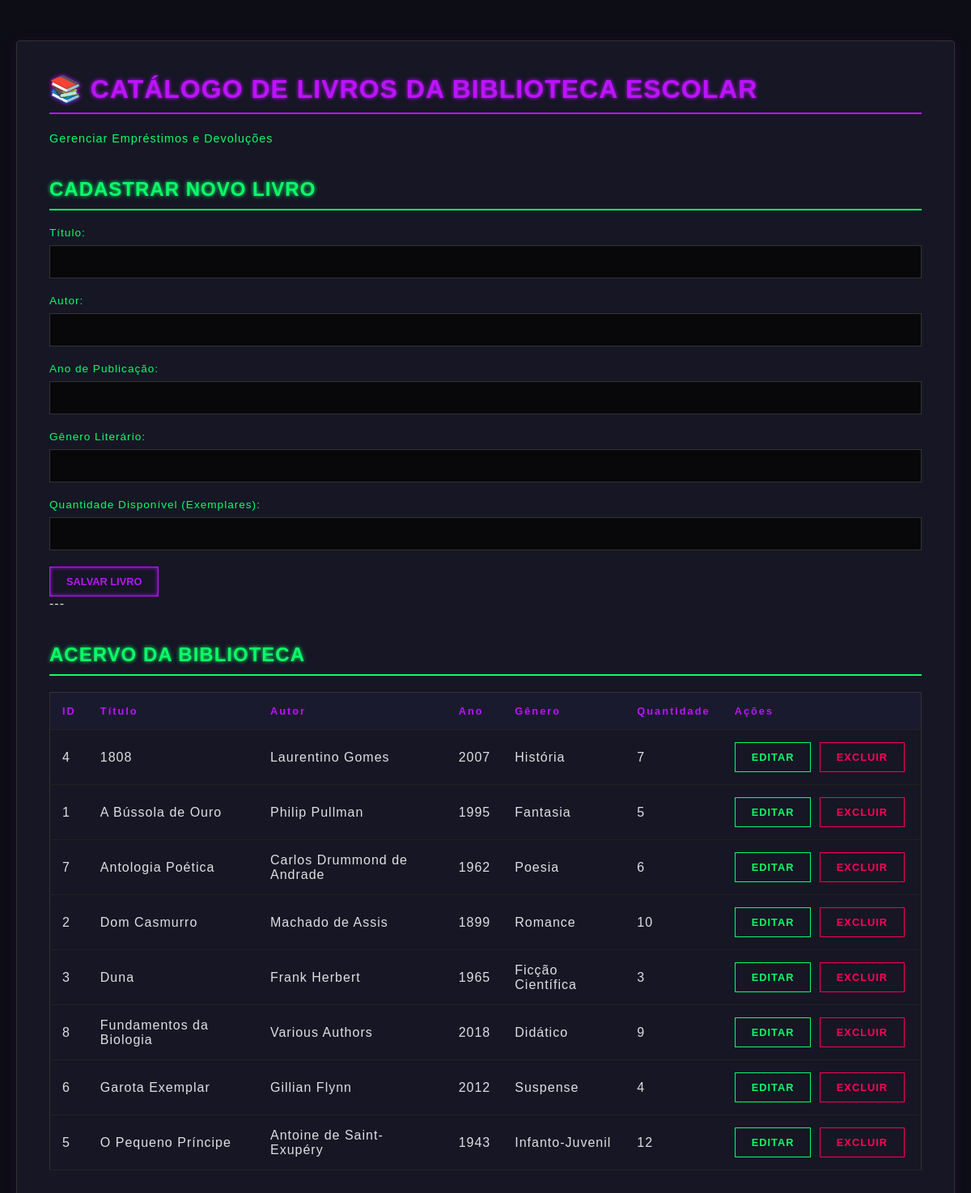
The page / on the database its author committed.
### tables this page shows
CREATE TABLE IF NOT EXISTS livros (
    id INT AUTO_INCREMENT PRIMARY KEY,
    titulo VARCHAR(200) NOT NULL,
    autor VARCHAR(150) NOT NULL,
    ano INT NOT NULL,
    genero VARCHAR(100) NOT NULL,
    quantidade INT NOT NULL
);

### controller/LivroController.php (called while the page is built, shortened)
<?php
require_once __DIR__ . '/../Model/Livro.php';
require_once __DIR__ . '/../Model/LivroDAO.php';
class LivroController {
    private $livroDAO;
    public function __construct() {
        $this->livroDAO = new LivroDAO();
    }
    public function index() {
        $livros = $this->livroDAO->lerLivros();
        require_once __DIR__ . '/../View/livros.php';
    }
}

### config/conexao.php (called while the page is built, shortened)
<?php
class Conexao {
    private static $instance;
    public static function getConexao() {
        if (!isset(self::$instance)) {
            try {
                $dsn = 'mysql:host=' . self::HOST . ';dbname=' . self::DB_NAME . ';charset=utf8';
                self::$instance = new PDO($dsn, self::USER, self::PASS, [
                    PDO::ATTR_ERRMODE => PDO::ERRMODE_EXCEPTION,
                    PDO::ATTR_DEFAULT_FETCH_MODE => PDO::FETCH_ASSOC
                ]);
            } catch (PDOException $e) {
                die("Erro de Conexão: " . $e->getMessage());
            }
        }
        return self::$instance;
    }
}

### model/LivroDAO.php (called while the page is built, shortened)
<?php
require_once __DIR__ . '/../config/Conexao.php';
require_once 'Livro.php';
class LivroDAO {
    private $conexao;
    public function __construct() {
        $this->conexao = Conexao::getConexao();
    }
    public function lerLivros() {
        $sql = "SELECT id, titulo, autor, ano, genero, quantidade FROM livros ORDER BY titulo ASC";
        $stmt = $this->conexao->query($sql);
        $resultados = $stmt->fetchAll(PDO::FETCH_ASSOC);
        $livros = [];
        foreach ($resultados as $row) {
            $livro = new Livro();
            $livro->setId($row['id']);
            $livro->setTitulo($row['titulo']);
            $livro->setAutor($row['autor']);
            $livro->setAno($row['ano']);
            $livro->setGenero($row['genero']);
            $livro->setQuantidade($row['quantidade']);
            $livros[] = $livro;
        }
        return $livros;
    }
}

### model/Livro.php (called while the page is built)
<?php
class Livro {
    private $id;
    private $titulo;
    private $autor;
    private $ano;
    private $genero;
    private $quantidade;
    public function getId() { return $this->id; }
    public function setId($id) { $this->id = $id; }
    public function getTitulo() { return $this->titulo; }
    public function setTitulo($titulo) { $this->titulo = $titulo; }
    public function getAutor() { return $this->autor; }
    public function setAutor($autor) { $this->autor = $autor; }
    public function getAno() { return $this->ano; }
    public function setAno($ano) { $this->ano = $ano; }
    public function getGenero() { return $this->genero; }
    public function setGenero($genero) { $this->genero = $genero; }
    public function getQuantidade() { return $this->quantidade; }
    public function setQuantidade($quantidade) { $this->quantidade = $quantidade; }
}

### view/livros.php (the view, shortened to what this page needs)
<!DOCTYPE html>
<html lang="pt-BR">
<head>
    <link rel="stylesheet" href="assets/styleB.css"> </head>
<body>
    <div class="container">
        <h1>📚 Catálogo de Livros da Biblioteca Escolar</h1>
        <p><a href="index.php?controller=emprestimo">Gerenciar Empréstimos e Devoluções</a></p>
        <?php
        $livroEdicao = isset($_SESSION['livro_edicao']) ? $_SESSION['livro_edicao'] : null;
        $acao = $livroEdicao ? 'atualizar' : 'salvar';
        $tituloForm = $livroEdicao ? 'Editar Livro' : 'Cadastrar Novo Livro';
        ?>
        <h2><?= $tituloForm ?></h2>
        <form method="POST" action="index.php?controller=livro&action=<?= $acao ?>">
            <div class="form-group">
                <label for="titulo">Título:</label>
                <input type="text" id="titulo" name="titulo" required
                       value="<?= $livroEdicao ? htmlspecialchars($livroEdicao['titulo']) : '' ?>">
            </div>
            <div class="form-group">
                <label for="autor">Autor:</label>
                <input type="text" id="autor" name="autor" required
                       value="<?= $livroEdicao ? htmlspecialchars($livroEdicao['autor']) : '' ?>">
            </div>
            <div class="form-group">
                <label for="ano">Ano de Publicação:</label>
                <input type="number" id="ano" name="ano" required min="1000" max="<?= date('Y') + 1 ?>"
                       value="<?= $livroEdicao ? htmlspecialchars($livroEdicao['ano']) : '' ?>">
            </div>
            <div class="form-group">
                <label for="genero">Gênero Literário:</label>
                <input type="text" id="genero" name="genero" required
                       value="<?= $livroEdicao ? htmlspecialchars($livroEdicao['genero']) : '' ?>">
            </div>
            <div class="form-group">
                <label for="quantidade">Quantidade Disponível (Exemplares):</label>
                <input type="number" id="quantidade" name="quantidade" required min="1"
                       value="<?= $livroEdicao ? htmlspecialchars($livroEdicao['quantidade']) : '' ?>">
            </div>
            <div class="form-actions">
                <button type="submit" class="btn-salvar">Salvar Livro</button>
            </div>
        </form>
        ---
        <h2>Acervo da Biblioteca</h2>
        <table>
            <thead>
                <tr>
                    <th>ID</th>
                    <th>Título</th>
                    <th>Autor</th>
                    <th>Ano</th>
                    <th>Gênero</th>
                    <th>Quantidade</th>
                    <th>Ações</th>
                </tr>
            </thead>
            <tbody>
                <?php if (empty($livros)):  ?>
                    <tr>
                        <td colspan="7">Nenhum livro cadastrado.</td>
                    </tr>
                <?php else: ?>
                    <?php
                    foreach ($livros as $livro):  ?>
                        <tr>
                            <td><?= htmlspecialchars($livro->getId()) ?></td>
                            <td><?= htmlspecialchars($livro->getTitulo()) ?></td>
                            <td><?= htmlspecialchars($livro->getAutor()) ?></td>
                            <td><?= htmlspecialchars($livro->getAno()) ?></td>
                            <td><?= htmlspecialchars($livro->getGenero()) ?></td>
                            <td><?= htmlspecialchars($livro->getQuantidade()) ?></td>
                            <td>
                                <a href="index.php?controller=livro&action=editar&id=<?= $livro->getId() ?>" class="btn-editar">Editar</a>
                                <a href="index.php?controller=livro&action=excluir&id=<?= $livro->getId() ?>"
                                   class="btn-excluir"
                                   onclick="return confirm('ATENÇÃO: A exclusão é permanente! Tem certeza que deseja excluir o livro: <?= htmlspecialchars($livro->getTitulo()) ?>?')">
                                   Excluir
                                </a>
                            </td>
                        </tr>
                    <?php endforeach; ?>
                <?php endif; ?>
            </tbody>
        </table>
    </div>
</body>
</html>

### index.php (shortened to what this page needs)
<?php
require_once 'Controller/LivroController.php';
$controllerName = $_GET['controller'] ?? 'livro';
$action = $_GET['action'] ?? 'index';
try {
    if ($controllerName === 'livro') {
        $controller = new LivroController();
        switch ($action) {
            case 'index': $controller->index(); break;
        }
    } else {
        header('Location: index.php?controller=livro');
        exit;
    }
} catch (Exception $e) {
    $_SESSION['feedback'] = "Erro Crítico no Sistema: " . $e->getMessage();
    header('Location: index.php?controller=' . $controllerName);
    exit;
}

### assets/styleB.css (style rules this page uses)
:root { --bg-dark: #0d0d15; --panel-bg: #161625; --neon-purple: #bc13fe; --neon-green: #0aff68; --text-main: #e0e0e0; --text-dim: #a0a0a0; --danger: #ff0055; }
body { background-color: var(--bg-dark); color: var(--text-main); font-family: 'Orbitron', sans-serif; margin: 0; padding: 20px; letter-spacing: 1px; }
a { color: var(--neon-green); text-decoration: none; transition: all 0.3s; font-size: 0.9rem; }
.container { max-width: 1200px; margin: 30px auto; background-color: var(--panel-bg); padding: 40px; border: 1px solid #333; border-radius: 4px; box-shadow: 0 0 15px rgba(188, 19, 254, 0.1); }
h1, h2 { color: var(--neon-purple); text-transform: uppercase; border-bottom: 2px solid var(--neon-purple); padding-bottom: 10px; margin-top: 0; text-shadow: 0 0 5px var(--neon-purple); }
h2 { font-size: 1.5rem; margin-top: 40px; color: var(--neon-green); border-color: var(--neon-green); text-shadow: 0 0 5px var(--neon-green); }
.form-group { margin-bottom: 20px; }
.form-group label { display: block; color: var(--neon-green); margin-bottom: 8px; font-size: 0.85rem; }
input[type="text"], input[type="number"], input[type="date"], select { width: 100%; padding: 12px; background: #08080a; border: 1px solid #333; color: #fff; font-family: 'Orbitron', sans-serif; box-sizing: border-box; }
button, .btn-salvar, .btn-editar, .btn-excluir, .btn-cancelar, .btn-devolver { display: inline-block; padding: 10px 20px; border: 1px solid transparent; cursor: pointer; font-family: 'Orbitron', sans-serif; font-weight: bold; text-transform: uppercase; font-size: 0.8rem; transition: 0.3s; text-align: center; margin-right: 5px; text-decoration: none; }
.btn-salvar { background: transparent; border-color: var(--neon-purple); color: var(--neon-purple); box-shadow: 0 0 5px var(--neon-purple) inset; }
.btn-editar { background: transparent; border-color: var(--neon-green); color: var(--neon-green); }
.btn-excluir { background: transparent; border-color: var(--danger); color: var(--danger); }
table { width: 100%; border-collapse: collapse; margin-top: 20px; border: 1px solid #333; }
th, td { padding: 15px; text-align: left; border-bottom: 1px solid #222; }
th { background-color: #1a1a2e; color: var(--neon-purple); font-size: 0.8rem; letter-spacing: 2px; }
table td:last-child { white-space: nowrap; width: 1%; }

### rows shown on the page
livros: id "4", titulo "1808", autor "Laurentino Gomes", ano "2007", genero "História", quantidade "7"
livros: id "1", titulo "A Bússola de Ouro", autor "Philip Pullman", ano "1995", genero "Fantasia", quantidade "5"
livros: id "7", titulo "Antologia Poética", autor "Carlos Drummond de Andrade", ano "1962", genero "Poesia", quantidade "6"
livros: id "2", titulo "Dom Casmurro", autor "Machado de Assis", ano "1899", genero "Romance", quantidade "10"
livros: id "3", titulo "Duna", autor "Frank Herbert", ano "1965", genero "Ficção Científica", quantidade "3"
livros: id "8", titulo "Fundamentos da Biologia", autor "Various Authors", ano "2018", genero "Didático", quantidade "9"
livros: id "6", titulo "Garota Exemplar", autor "Gillian Flynn", ano "2012", genero "Suspense", quantidade "4"
livros: id "5", titulo "O Pequeno Príncipe", autor "Antoine de Saint-Exupéry", ano "1943", genero "Infanto-Juvenil", quantidade "12"

### other values the page prints
$tituloForm "CADASTRAR NOVO LIVRO"
